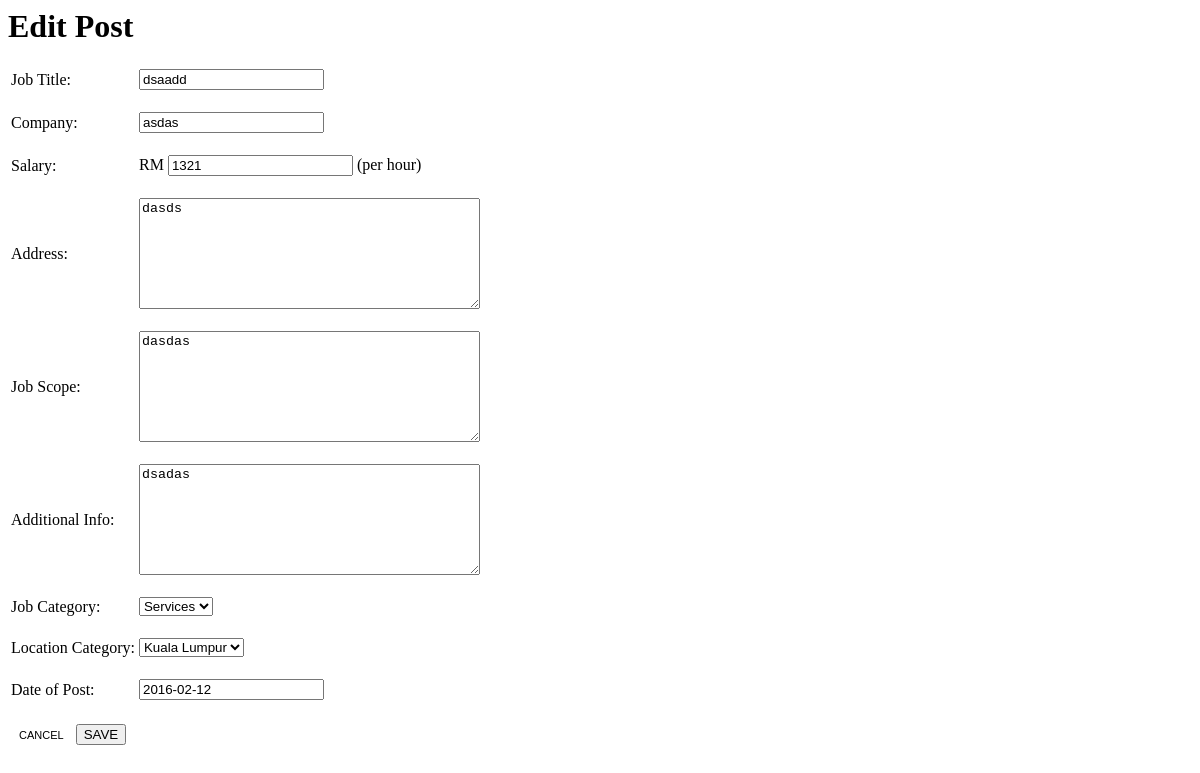
The app's page /updatepost.php?id=8 with its own data.
### tables this page shows
CREATE TABLE `posts` (
  `work` varchar(50) DEFAULT NULL,
  `employer` varchar(50) DEFAULT NULL,
  `salary` int(11) DEFAULT NULL,
  `location` varchar(2000) DEFAULT NULL,
  `scope` varchar(2000) DEFAULT NULL,
  `addinfo` varchar(2000) DEFAULT NULL,
  `jobcat` varchar(100) DEFAULT NULL,
  `loccat` varchar(100) DEFAULT NULL,
  `date_posted` date DEFAULT NULL,
  `id` int(11) NOT NULL AUTO_INCREMENT,
  PRIMARY KEY (`id`)
);

### updatepost.php (the view, shortened to what this page needs)
<?php
include 'dbcon.php';
if(!isset($_POST['submitBtn'])){
	$sql = "SELECT * FROM posts WHERE id= $_GET[id]";
		if($result=mysqli_query($conn, $sql)){
			$postinfo=mysqli_fetch_array($result);
		}else{
			echo "Error: ". "<br>" . $sql . "<br>" . mysqli_error($conn);
		}
}
?>
<html>
<head>
    <link rel="stylesheet" type="text/css" href="main.css">
</head>
<body>
<form name="create-post" action="updatepost.php" method="post">
<h1>Edit Post</h1>
<table border="0">
    <tbody>
        <tr>
            <td>Job Title:<br><br></td>
            <td><input name="work" type="text" value="<?php echo $postinfo['work']; ?>"><br><br></td>
        </tr>
        <tr>
            <td>Company:<br><br></td>
            <td><input name="employer" type="text" value="<?php echo $postinfo['employer']; ?>"><br><br></td>
        </tr>
        <tr>
            <td>Salary:<br><br></td>
            <td>RM <input name="salary" type="text" value="<?php echo $postinfo['salary']; ?>"> (per hour)<br><br></td>
        </tr>
        <tr>
            <td>Address:<br><br></td>
            <td><textarea rows="7" cols="40" maxlength="2000" name="location"><?php echo $postinfo['location']; ?></textarea><br><br></td>
        </tr>
        <tr>
            <td>Job Scope:<br><br></td>
            <td><textarea rows="7" cols="40" maxlength="2000" name="scope"><?php echo $postinfo['scope']; ?></textarea><br><br></td>
        </tr>
        <tr>
            <td>Additional Info:<br><br></td>
            <td><textarea rows="7" cols="40" maxlength="2000" name="addinfo"><?php echo $postinfo['addinfo']; ?></textarea><br><br></td>
        </tr>
        <tr>
            <td>Job Category:<br><br></td>
            <td><select name="jobcat">
	            <option value="<?php echo $postinfo['jobcat']; ?>" selected><?php echo $postinfo['jobcat']; ?></option>
            </select><br><br></td>
        </tr>
        <tr>
            <td>Location Category:<br><br></td>
            <td><select name="loccat">
                <option value="<?php echo $postinfo['loccat']; ?>"><?php echo $postinfo['loccat']; ?></option>
            </select><br><br></td>
        </tr>
        <tr>
            <td>Date of Post:<br><br></td>
            <td><input name="date_posted" type="text" value="<?php echo $postinfo['date_posted']; ?>"><br><br></td>
        </tr>
    </tbody>
</table>
<table ="0">
    <tr>
        <td>
            <a class="cancelbtn" href="job-list.php">CANCEL</a>
            <form action="demo_form.asp" method="get">
                <input type="submit" name="submitBtn" value="SAVE">
            </form>
        </td>
    </tr>
</table>
</form>
</body>
</html>

### main.css (style rules this page uses)
a { text-decoration: none; }
.cancelbtn { appearance: button; -moz-appearance: button; -webkit-appearance: button; text-decoration: none; font: menu; color: ButtonText; display: inline-block; padding: 2px 8px; font-size: 11px; }

### records on screen
posts: work "dsaadd", employer "asdas", salary "1321", location "dasds", scope "dasdas", addinfo "dsadas", jobcat "Services", loccat "Kuala Lumpur", date_posted "2016-02-12"
